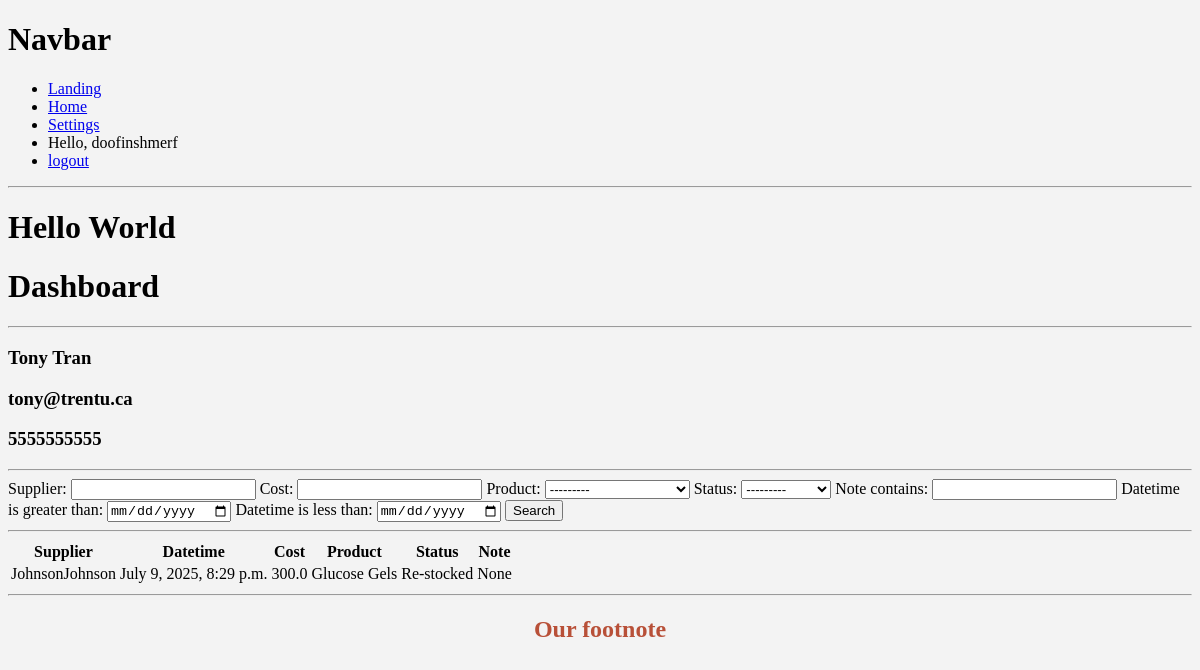
The page /dashboard/2/ (signed in) on the database its author committed.
### manager/models.py (models this page shows, shortened)
class Responder(models.Model):
    user = models.OneToOneField(User, null=True, on_delete=models.CASCADE)
    name = models.CharField(max_length=200, null=True)
    phone = models.CharField(max_length=10, null=True)
    email = models.CharField(max_length=250, null=True)
    profile_pic = models.ImageField(default="defaultProfilePicture.jpg", null=True, blank=True)
    date_created = models.DateTimeField(auto_now_add=True)

class Order(models.Model):
    STATUS = (
        ('Pending', 'Pending'),
        ('Delivered', 'Delivered'),
        ('Re-stocked', 'Re-stocked'),
    )
    supplier = models.CharField(max_length=200)
    datetime = models.DateTimeField(auto_now_add=True, null=True)
    cost = models.FloatField(null=True)
    product = models.ForeignKey(Inventory, null=True, on_delete=models.SET_NULL)
    responder = models.ForeignKey(Responder, null=True, on_delete=models.SET_NULL)
    status = models.CharField(max_length=200, null=True, choices=STATUS)
    note = models.CharField(max_length=1000, null=True)

class Inventory(models.Model):
    product_id = models.CharField(max_length=75)
    product_name = models.CharField(max_length=200)
    quantity = models.IntegerField(null=True)
    description = models.CharField(max_length=500, null=True, blank=True)
    def __str__(self):
        return self.product_name

### manager/views.py (the view)
# urls.py: path('dashboard/<str:pk>/', views.dashboard, name='dashboard'),
@login_required(login_url='login')
def dashboard(request, pk):
    agent = Responder.objects.get(id=pk)
    orders = agent.order_set.all()
    myFilter = OrderFilter(request.GET, queryset=orders)
    orders = myFilter.qs
    context = {'responder': agent, 'orders': orders, 'myFilter': myFilter}
    return render(request, 'manager/dashboard.html', context)

### manager/templates/manager/dashboard.html
{% extends 'manager/main.html' %}
{% load static %}
{% block content %}
<h1>Dashboard</h1>
<hr>
    <h3>{{responder.name}}</h3>
    <h3>{{responder.email}}</h3>
    <h3>{{responder.phone}}</h3>
<hr>
<form method="get">
    {{myFilter.form}}
    <button type="submit">Search</button>
</form>
<hr>
<div>
	<div>
		<div>
			<table>
				<tr>
					<th>Supplier</th>
					<th>Datetime</th>
					<th>Cost</th>
					<th>Product</th>
					<th>Status</th>
                    <th>Note</th>
				</tr>
				{% for order in orders %}
				<tr>
					<td>{{order.supplier}}</td>
					<td>{{order.datetime}}</td>
					<td>{{order.cost}}</td>
					<td>{{order.product}}</td>
                    <td>{{order.status}}</td>
                    <td>{{order.note}}</td>
				</tr>
				{% endfor %}
			</table>
		</div>
	</div>
</div>
{% endblock %}

### manager/templates/manager/navbar.html
{% load static %}
<h1>Navbar</h1>
<nav>
    <ul>
        <li>
            <a href="{% url 'landing' %}">Landing</a>
        </li>
        <li>
            <a href="{% url 'home' %}">Home</a>
        </li>
        {% if request.user.is_staff %}
        <li>
            <a href="{% url 'inventory' %}">Inventory</a>
        </li>
        {% else %}
        <li>
            <a href="{% url 'account' %}">Settings</a>
        </li>
        {% endif %}
        <li>
            Hello, {{request.user}}
        </li>
        <li>
            <a href="{% url 'logout' %}">logout</a>
        </li>
    </ul>
</nav>
<hr>

### static/css/main.css (style rules this page uses)
:root { --primary-color: #b85038; --accent-color: #342c6b; --text-color: #191a23; --bg-color: #f3f3f3; }
body { background-color: var(--bg-color); }

### rows shown on the page
Responder: name "Tony Tran", email "tony@trentu.ca", phone "5555555555"
Order: supplier "JohnsonJohnson", datetime "July 9, 2025, 8:29 p.m.", cost "300.0", product "Glucose Gels", status "Re-stocked", note "None"

### other values the page prints
{{ request.user }} "doofinshmerf"
